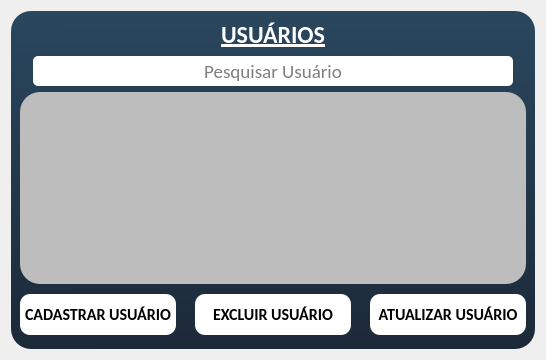
      <widget class="QWidget" name="page_usuarios">
       <layout class="QHBoxLayout" name="horizontalLayout_20">
        <item>
         <widget class="QFrame" name="frame_5">
          <property name="minimumSize">
           <size>
            <width>250</width>
            <height>320</height>
           </size>
          </property>
          <property name="maximumSize">
           <size>
            <width>800</width>
            <height>671</height>
           </size>
          </property>
          <property name="styleSheet">
           <string notr="true">background-color:qlineargradient(spread:pad, x1:0.486, y1:0, x2:0.497, y2:1, stop:0 rgba(42, 71, 94, 255), stop:1 rgba(28, 41, 56, 255));
border-radius:20px
</string>
          </property>
          <property name="frameShape">
           <enum>QFrame::StyledPanel</enum>
          </property>
          <property name="frameShadow">
           <enum>QFrame::Raised</enum>
          </property>
          <layout class="QVBoxLayout" name="verticalLayout_15">
           <item>
            <widget class="QLabel" name="label_56">
             <property name="font">
              <font>
               <family>Calibri</family>
               <pointsize>19</pointsize>
               <weight>75</weight>
               <bold>true</bold>
              </font>
             </property>
             <property name="styleSheet">
              <string notr="true">background-color:transparent</string>
             </property>
             <property name="text">
              <string>&lt;html&gt;&lt;head/&gt;&lt;body&gt;&lt;p align=&quot;center&quot;&gt;&lt;span style=&quot; font-size:18pt; text-decoration: underline; color:#ffffff;&quot;&gt;USUÁRIOS&lt;/span&gt;&lt;/p&gt;&lt;/body&gt;&lt;/html&gt;</string>
             </property>
            </widget>
           </item>
           <item>
            <layout class="QHBoxLayout" name="horizontalLayout_17">
             <item>
              <widget class="QLabel" name="label_29">
               <property name="styleSheet">
                <string notr="true">background-color:transparent</string>
               </property>
               <property name="text">
                <string/>
               </property>
              </widget>
             </item>
             <item>
              <widget class="QLineEdit" name="txt_filtro_usuario">
               <property name="minimumSize">
                <size>
                 <width>0</width>
                 <height>30</height>
                </size>
               </property>
               <property name="maximumSize">
                <size>
                 <width>600</width>
                 <height>16777215</height>
                </size>
               </property>
               <property name="font">
                <font>
                 <family>Calibri</family>
                 <pointsize>14</pointsize>
                </font>
               </property>
               <property name="cursor">
                <cursorShape>IBeamCursor</cursorShape>
               </property>
               <property name="styleSheet">
                <string notr="true">background-color: rgb(255,255,255);
border-radius: 5px</string>
               </property>
               <property name="text">
                <string/>
               </property>
               <property name="alignment">
                <set>Qt::AlignCenter</set>
               </property>
               <property name="placeholderText">
                <string>Pesquisar Usuário</string>
               </property>
              </widget>
             </item>
             <item>
              <widget class="QLabel" name="label_46">
               <property name="styleSheet">
                <string notr="true">background-color:transparent</string>
               </property>
               <property name="text">
                <string/>
               </property>
              </widget>
             </item>
            </layout>
           </item>
           <item>
            <widget class="QTreeView" name="tb_usuarios">
             <property name="maximumSize">
              <size>
               <width>800</width>
               <height>500</height>
              </size>
             </property>
             <property name="styleSheet">
              <string notr="true">background-color:rgb(189, 189, 189)</string>
             </property>
             <property name="editTriggers">
              <set>QAbstractItemView::NoEditTriggers</set>
             </property>
            </widget>
           </item>
           <item>
            <layout class="QHBoxLayout" name="horizontalLayout_14">
             <item>
              <widget class="QPushButton" name="btn_cadastro_usuario">
               <property name="minimumSize">
                <size>
                 <width>156</width>
                 <height>20</height>
                </size>
               </property>
               <property name="maximumSize">
                <size>
                 <width>221</width>
                 <height>41</height>
                </size>
               </property>
               <property name="font">
                <font>
                 <family>Calibri</family>
                 <pointsize>12</pointsize>
                 <weight>75</weight>
                 <bold>true</bold>
                </font>
               </property>
               <property name="cursor">
                <cursorShape>PointingHandCursor</cursorShape>
               </property>
               <property name="styleSheet">
                <string notr="true">QPushButton {
  color: black;
  background-color: rgb(255,255,255);
border-radius:10px
}
QPushButton:hover{
 
  background-color:rgb(207, 207, 207)

}
QPushButton:pressed {
background-color: rgb(78, 125, 195);
  
}</string>
               </property>
               <property name="text">
                <string>CADASTRAR USUÁRIO</string>
               </property>
              </widget>
             </item>
             <item>
              <widget class="QLabel" name="label_24">
               <property name="minimumSize">
                <size>
                 <width>0</width>
                 <height>50</height>
                </size>
               </property>
               <property name="maximumSize">
                <size>
                 <width>100</width>
                 <height>16777215</height>
                </size>
               </property>
               <property name="styleSheet">
                <string notr="true">background-color:transparent</string>
               </property>
               <property name="text">
                <string/>
               </property>
              </widget>
             </item>
             <item>
              <widget class="QPushButton" name="btn_excluir_users">
               <property name="sizePolicy">
                <sizepolicy hsizetype="Maximum" vsizetype="Minimum">
                 <horstretch>0</horstretch>
                 <verstretch>0</verstretch>
                </sizepolicy>
               </property>
               <property name="minimumSize">
                <size>
                 <width>156</width>
                 <height>20</height>
                </size>
               </property>
               <property name="maximumSize">
                <size>
                 <width>221</width>
                 <height>41</height>
                </size>
               </property>
               <property name="font">
                <font>
                 <family>Calibri</family>
                 <pointsize>12</pointsize>
                 <weight>75</weight>
                 <bold>true</bold>
                </font>
               </property>
               <property name="cursor">
                <cursorShape>PointingHandCursor</cursorShape>
               </property>
               <property name="styleSheet">
                <string notr="true">QPushButton {
  color: black;
  background-color: rgb(255,255,255);
border-radius:10px
}
QPushButton:hover{
 
  background-color:rgb(207, 207, 207)

}
QPushButton:pressed {
background-color: rgb(78, 125, 195);
  
}</string>
               </property>
               <property name="text">
                <string>EXCLUIR USUÁRIO</string>
               </property>
              </widget>
             </item>
             <item>
              <widget class="QLabel" name="label_25">
               <property name="minimumSize">
                <size>
                 <width>0</width>
                 <height>50</height>
                </size>
               </property>
               <property name="maximumSize">
                <size>
                 <width>100</width>
                 <height>16777215</height>
                </size>
               </property>
               <property name="styleSheet">
                <string notr="true">background-color:transparent</string>
               </property>
               <property name="text">
                <string/>
               </property>
              </widget>
             </item>
             <item>
              <widget class="QPushButton" name="btn_atualizar_usuario">
               <property name="minimumSize">
                <size>
                 <width>156</width>
                 <height>20</height>
                </size>
               </property>
               <property name="maximumSize">
                <size>
                 <width>221</width>
                 <height>41</height>
                </size>
               </property>
               <property name="font">
                <font>
                 <family>Calibri</family>
                 <pointsize>12</pointsize>
                 <weight>75</weight>
                 <bold>true</bold>
                </font>
               </property>
               <property name="styleSheet">
                <string notr="true">QPushButton {
  color: black;
  background-color: rgb(255,255,255);
border-radius:10px
}
QPushButton:hover{
 
  background-color:rgb(207, 207, 207)

}
QPushButton:pressed {
background-color: rgb(78, 125, 195);
  
}</string>
               </property>
               <property name="text">
                <string>ATUALIZAR USUÁRIO</string>
               </property>
              </widget>
             </item>
            </layout>
           </item>
          </layout>
         </widget>
        </item>
       </layout>
      </widget>
